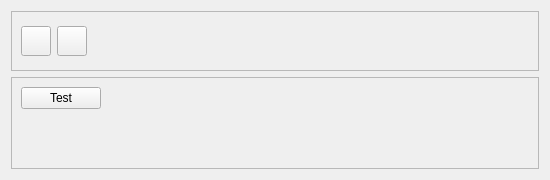
<?xml version="1.0" encoding="UTF-8"?>
<ui version="4.0">
 <class>FilterListerWidget</class>
 <widget class="QWidget" name="FilterListerWidget">
  <property name="geometry">
   <rect>
    <x>0</x>
    <y>0</y>
    <width>550</width>
    <height>180</height>
   </rect>
  </property>
  <property name="windowTitle">
   <string>Form</string>
  </property>
  <layout class="QGridLayout" name="gridLayout_2">
   <item row="0" column="0">
    <layout class="QVBoxLayout" name="filterLayout"/>
   </item>
   <item row="1" column="0">
    <widget class="QFrame" name="frame">
     <property name="maximumSize">
      <size>
       <width>16777215</width>
       <height>60</height>
      </size>
     </property>
     <property name="frameShape">
      <enum>QFrame::StyledPanel</enum>
     </property>
     <property name="frameShadow">
      <enum>QFrame::Raised</enum>
     </property>
     <layout class="QHBoxLayout" name="horizontalLayout_2">
      <item>
       <widget class="QPushButton" name="addButton">
        <property name="maximumSize">
         <size>
          <width>30</width>
          <height>30</height>
         </size>
        </property>
        <property name="text">
         <string/>
        </property>
        <property name="icon">
         <iconset>
          <normalon>../../../icons/main/add.png</normalon>
         </iconset>
        </property>
       </widget>
      </item>
      <item>
       <widget class="QPushButton" name="removeButton">
        <property name="maximumSize">
         <size>
          <width>30</width>
          <height>30</height>
         </size>
        </property>
        <property name="text">
         <string/>
        </property>
        <property name="icon">
         <iconset>
          <normalon>../../../icons/main/remove.png</normalon>
         </iconset>
        </property>
       </widget>
      </item>
      <item>
       <spacer name="horizontalSpacer">
        <property name="orientation">
         <enum>Qt::Horizontal</enum>
        </property>
        <property name="sizeHint" stdset="0">
         <size>
          <width>418</width>
          <height>20</height>
         </size>
        </property>
       </spacer>
      </item>
     </layout>
    </widget>
   </item>
   <item row="2" column="0">
    <widget class="QFrame" name="frame_2">
     <property name="frameShape">
      <enum>QFrame::StyledPanel</enum>
     </property>
     <property name="frameShadow">
      <enum>QFrame::Raised</enum>
     </property>
     <layout class="QGridLayout" name="gridLayout">
      <item row="0" column="0">
       <layout class="QFormLayout" name="formLayout">
        <item row="0" column="0">
         <widget class="QPushButton" name="testButton">
          <property name="text">
           <string>Test</string>
          </property>
         </widget>
        </item>
        <item row="0" column="1">
         <widget class="QLabel" name="test_result">
          <property name="text">
           <string/>
          </property>
          <property name="wordWrap">
           <bool>true</bool>
          </property>
         </widget>
        </item>
       </layout>
      </item>
     </layout>
    </widget>
   </item>
  </layout>
 </widget>
 <resources/>
 <connections/>
</ui>
